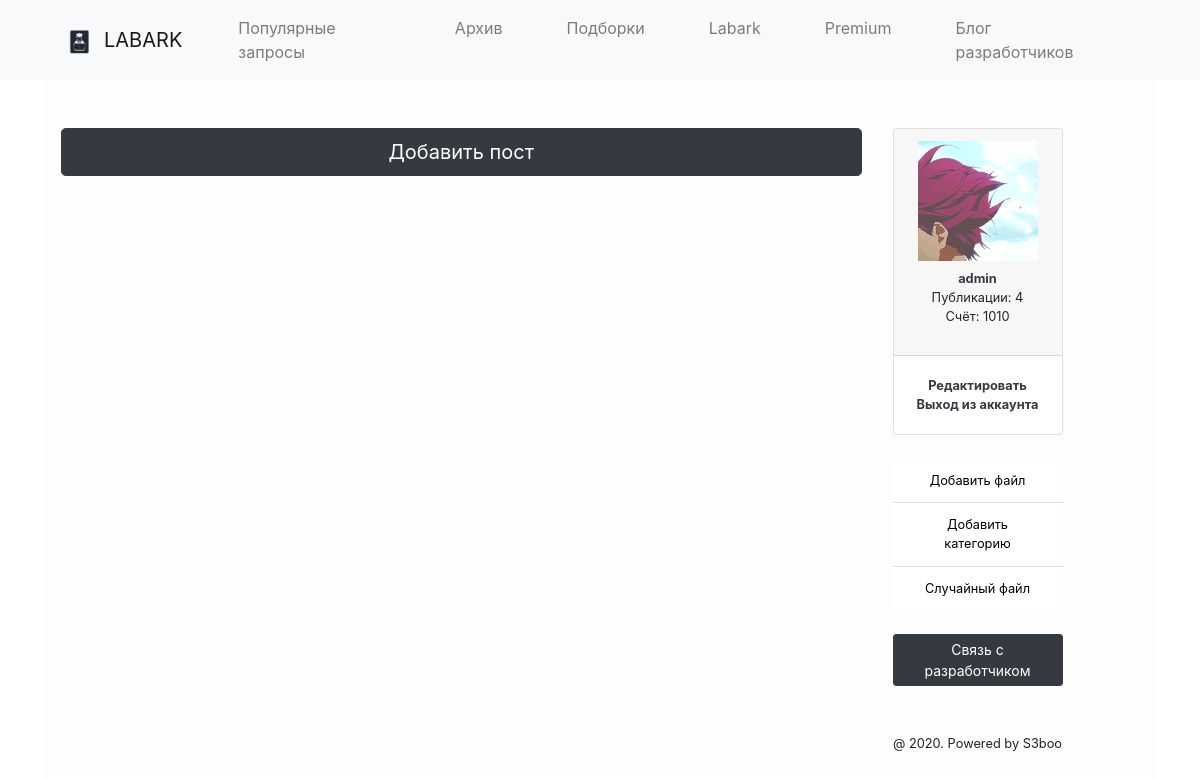
Page /blog (signed in) on the earlier database version.
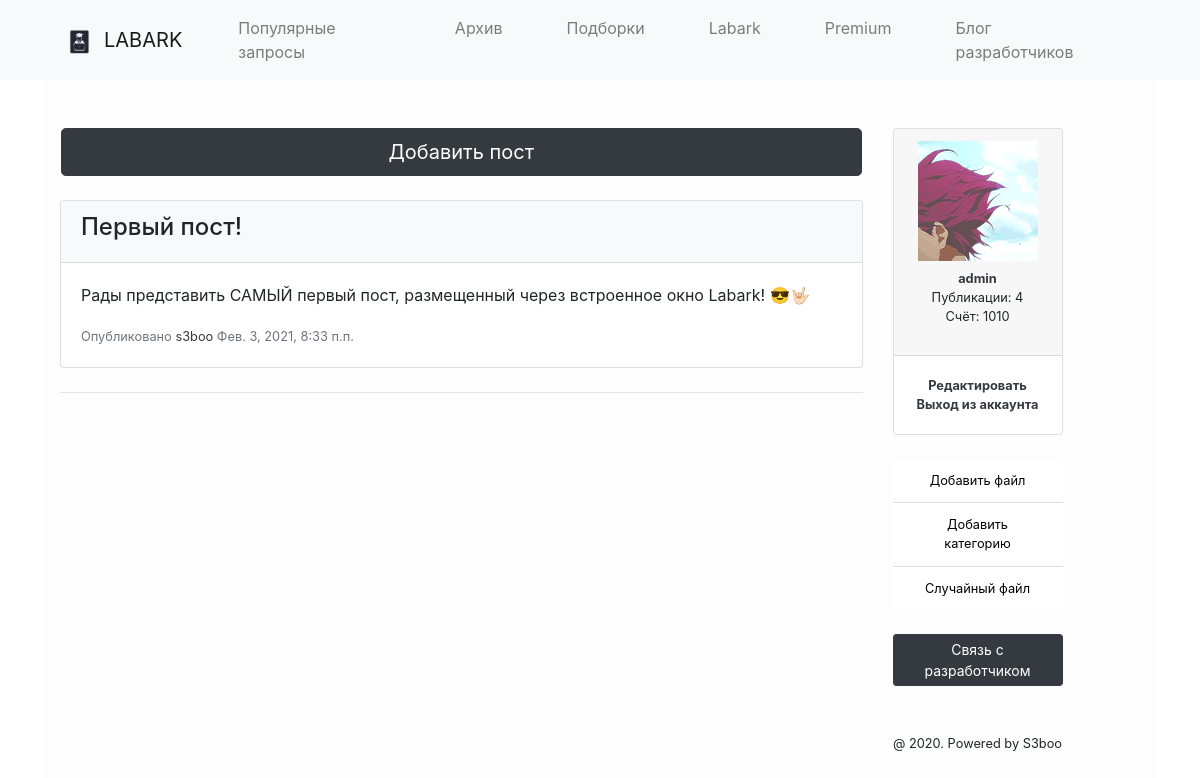
Same page on the later database version.
### LabArkApp/models.py (models this page shows)
class Post(models.Model):
    author = models.ForeignKey(User, on_delete=models.CASCADE)
    upload_time = models.DateTimeField(auto_now_add=True)
    title = models.CharField(max_length=255, blank=False)
    text = models.TextField()
    file = models.FileField(upload_to="blog_files", null=True)
    class Meta:
        ordering = ["-id"]

### LabArkApp/views.py (the view)
# urls.py: re_path(r'^blog$', LA.blog, name="blog"),
def blog(request):
    return render(request, 'blog.html', context={
        'form': forms.AddPostForm(),
        'posts': Post.objects.all()
    })

### templates/blog.html (shortened to what this page needs)
{% extends "base.html" %}
{% block content %}
<div class="row m-0 p-0 content">
    <div class="col-12 col-lg-9 pt-5">
      {% if user.is_staff %}
      <div class="row">
        <button type="button" class="btn btn-dark btn-lg btn-block ml-3 mr-3" data-toggle="modal" data-target="#addPostForm">Добавить пост</button>
      </div>
      {% endif %}
      {% for post in posts %}
        <div class="card card-outline-secondary my-4">
          <div class="card-header bg-light">
            <h4>{{ post.title }}</h4>
          </div>
          <div class="card-body">
            <p>{{ post.text }}</p>
            <small class="text-muted">Опубликовано <a class="text-dark" href="{% url 'profile_view' post.author.id %}">{{ post.author }}</a>  {{ post.upload_time }}</small>
          </div>
        </div>
        <hr>
      {% endfor %}
    </div>
    {% include "aside_nav.html" %}
</div>
{% endblock %}

Differences in the rows shown:
added Post: title "Первый пост!", text "Рады представить САМЫЙ первый пост, размещенный через встроенное окно Labark! 😎🤟🏻", author "s3boo", upload_time "Фев. 3, 2021, 8:33 п.п."
